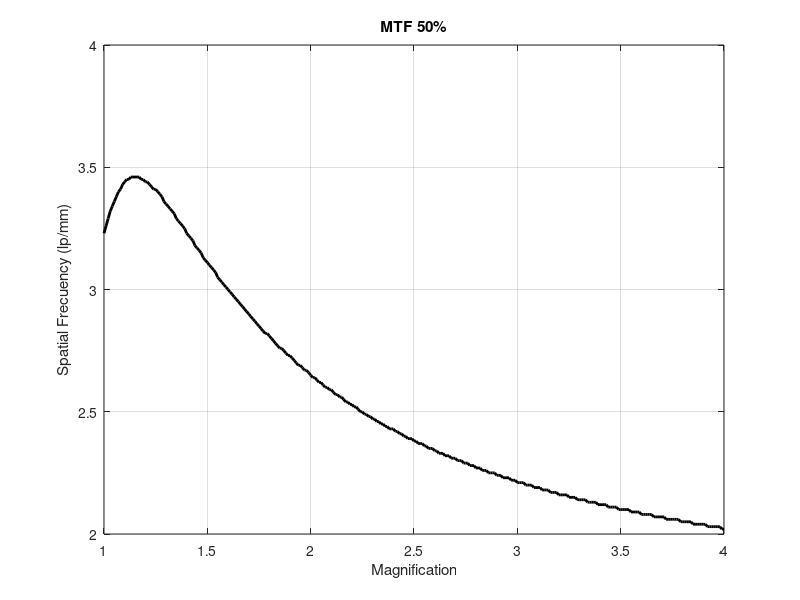
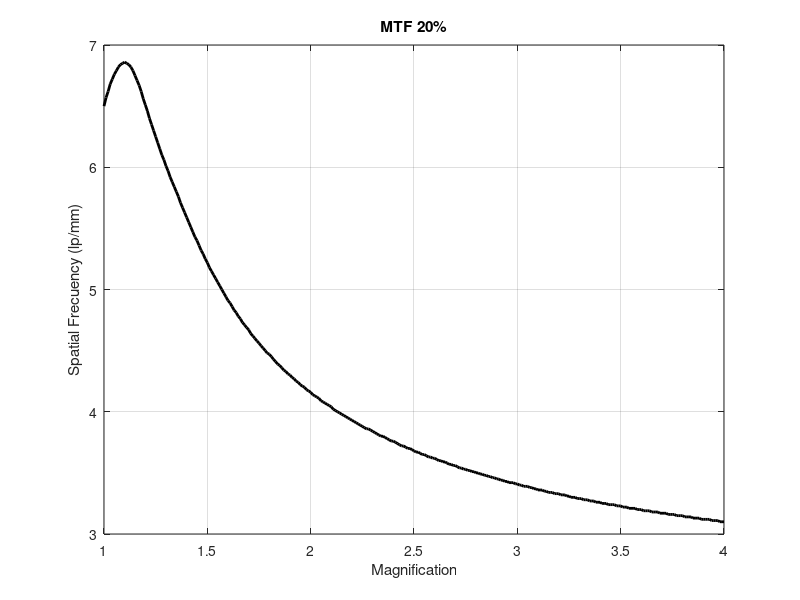

Source code (MATLAB) for these figures, in order:
% Script to compute MTF combining detector MTF and focal spot
% for the time being we get the maximum MTF 50% and 10% for a range of
% magnification factors...

% X-ray source
% The one simulated now is that requested by Ortega - 0.3 mm
%   
fs = 0.3;

% This is for the Dexela model
a_pix = 0.0748; % Pixel aperture in mm - we do not know fill factor
% Anyways we ended up copying the MTF provided by the manufacturer - but
% have only some points so far
fu       = [0 1    2    3    4    5    6    6.5];    % Frecuency points where we have valid data (lp/mm)
MTF_prev = [1 0.88 0.69 0.53 0.41 0.31 0.24 0.2];    % Values of MTF in the points provided just above

% Final frecuency array for MTF determination 
f = 0:0.01:8;

% Range of Mag values
M = 1:0.01:4;

% Resample detector MTF
MTF_fpd = interp1(fu,MTF_prev,f,'spline','extrap');

% Compute source focal spot MTF
siz = size(M);
for indM = 1:siz(2),
    MTFs_FS(indM,:) = exp((-pi)*( ((fs*((M(indM)-1)/M(indM)))^2) * (f.^2)));
end

% Now translate MTF of the detector to the object plane...
for indM = 1:siz(2),
    f_m = f/M(indM);
    MTFs_fpd(indM,:) = interp1(f,MTF_fpd,f_m,'spline');
end

% Now get the total MTF as a product of both individual MTFs
% MTF_s stands for MTF system
% Really this loop is not necessary, I just kept it to make the code
% clearer but it can and should be removed if needed
for indM = 1:siz(2),
    MTF_s(indM,:) = MTFs_FS(indM,:).*MTFs_fpd(indM,:);
end

% Now get the MTF 50%
% Same thing for the loop
for indM = 1:siz(2),
    tmp            = find(MTF_s(indM,:) <= 0.5);
    MTF_50(indM) = f(tmp(1));
end

% and MTF 10%
for indM = 1:siz(2),
    tmp          = find(MTF_s(indM,:) <= 0.2);
    MTF_20(indM) = f(tmp(1));
end

% Plot results
% 50%
figure;
plot(M,MTF_50,'k','LineWidth',2);
grid on;
xlabel('Magnification');
ylabel('Spatial Frecuency (lp/mm)');
title('MTF 50%');
% 20%
figure;
plot(M,MTF_20,'k','LineWidth',2);
grid on;
xlabel('Magnification');
ylabel('Spatial Frecuency (lp/mm)');
title('MTF 20%');